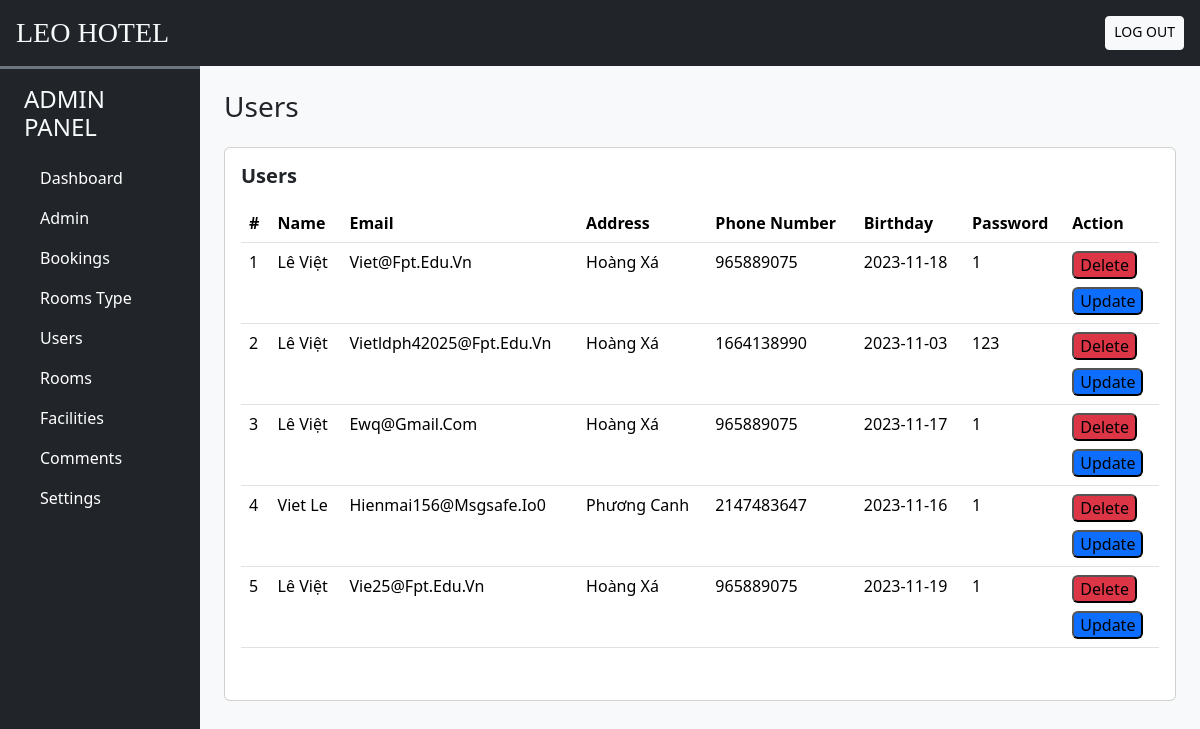
Before: /admin/index.php?act=users (signed in) with the older database file.
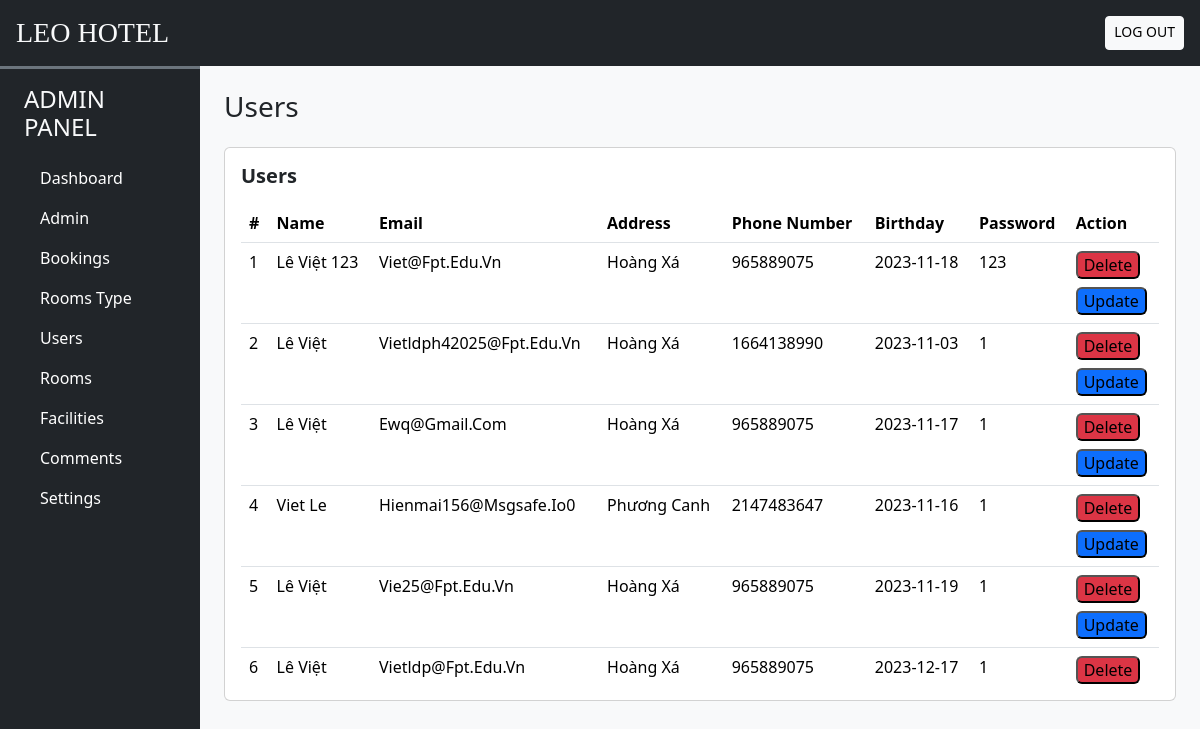
After: the same page with the newer database file.
### tables this page shows
CREATE TABLE `user_cred` (
  `id` int(10) NOT NULL,
  `name` varchar(200) NOT NULL,
  `email` varchar(100) NOT NULL,
  `address` varchar(250) NOT NULL,
  `phonenum` int(20) NOT NULL,
  `dob` date NOT NULL,
  `pincode` int(11) NOT NULL,
  `profile` varchar(255) NOT NULL,
  `password` varchar(100) NOT NULL,
  `is_verified` int(11) NOT NULL DEFAULT 0,
  `status` int(10) NOT NULL DEFAULT 1,
  `datentime` datetime NOT NULL DEFAULT current_timestamp(),
  `token` varchar(200) DEFAULT NULL,
  `t_expire` date DEFAULT NULL
);

### model/pdo.php (called while the page is built, shortened)
<?php
function pdo_get_connection(){
    $servername = "localhost";
    $username = "root";
    $password = "";
    try {
        $conn = new PDO("mysql:host=$servername;dbname=duan1", $username, $password);
        $conn->setAttribute(PDO::ATTR_ERRMODE, PDO::ERRMODE_EXCEPTION);
        return $conn;
    } catch(PDOException $e) {
        echo "Connection failed: " . $e->getMessage();
    }
}
function pdo_query($sql){
    $sql_args=array_slice(func_get_args(),1);
    try{
        $conn=pdo_get_connection();
        $stmt=$conn->prepare($sql);
        $stmt->execute($sql_args);
        $rows=$stmt->fetchAll();
        return $rows;
    }
    catch(PDOException $e){
        throw $e;
    }
    finally{
        unset($conn);
    }
}
?>

### model/users.php (called while the page is built, shortened)
<?php
function loadall_user()
{
    $sql = "SELECT * FROM user_cred order by id asc";
    $list_user = pdo_query($sql);
    return $list_user;
}

### admin/users/users.php (the view, shortened to what this page needs)
<!DOCTYPE html>
<html lang="en">
<head>
    <?php require('inc/links.php'); ?>
</head>
<body class="bg-light">
    <div class="container-fluid" id="main-content">
        <div class="row">
            <div class="col-lg-10 ms-auto p-4 overflow-hidden">
                <h3 class="mb-4">Users</h3>
                <div class="card">
                    <div class="card-body">
                        <div class="d-flex align-items-center justify-content-between mb-3">
                            <h5 class="card-title m-0 fw-bold">Users</h5>
                        </div>
                        <div style="height: 480px; overflow-y: scroll;">
                            <table class="table">
                                <thead class="bg-dark">
                                    <tr>
                                        <th scope="col">#</th>
                                        <th scope="col">Name</th>
                                        <th scope="col">Email</th>
                                        <th scope="col">Address</th>
                                        <th scope="col">Phone number</th>
                                        <th scope="col">Birthday</th>
                                        <th scope="col">Password</th>
                                        <th scope="col">Action</th>
                                    </tr>
                                </thead>
                                <tbody>
                                    <?php
                                    $count = 1;
                                    foreach ($list_user as $user) {
                                        extract($user);
                                        $xoauser = "index.php?act=deleteusers&id=" . $id;
                                        $suauser = "index.php?act=suausers&id=" . $id;
                                        echo '<tr>';
                                        echo '<td>' . $count++ . '</td>';
                                        echo '<td>' . $name . '</td>';
                                        echo '<td>' . $email . '</td>';
                                        echo '<td>' . $address . '</td>';
                                        echo '<td>' . $phonenum . '</td>';
                                        echo '<td>' . $dob . '</td>';
                                        echo '<td>' . $password . '</td>';
                                        echo '<td>
                                    <a href="' . $xoauser . '"> <button  class="bg-danger rounded" >Delete</button></a> <br>
                                    <a href="' . $suauser . '"> <button  class="bg-primary mt-2 rounded" >Update</button></a>
                                    </td>';
                                        echo '</tr>';
                                    }
                                    ?>
                                </tbody>
                            </table>
                        </div>
                    </div>
                </div>
            </div>
        </div>
    </div>
</body>
<link rel="stylesheet" href="../../upload/">
</html>

Changed rows visible on the page:
changed user_cred "Viet@fpt.edu.vn": name "Lê Việt" → "Lê Việt 123"; password "1" → "123"
changed user_cred "Vietldph42025@fpt.edu.vn": password "123" → "1"
added user_cred: name "Lê Việt", email "Vietldp@fpt.edu.vn", address "Hoàng Xá", phonenum "965889075", dob "2023-12-17", password "1"
